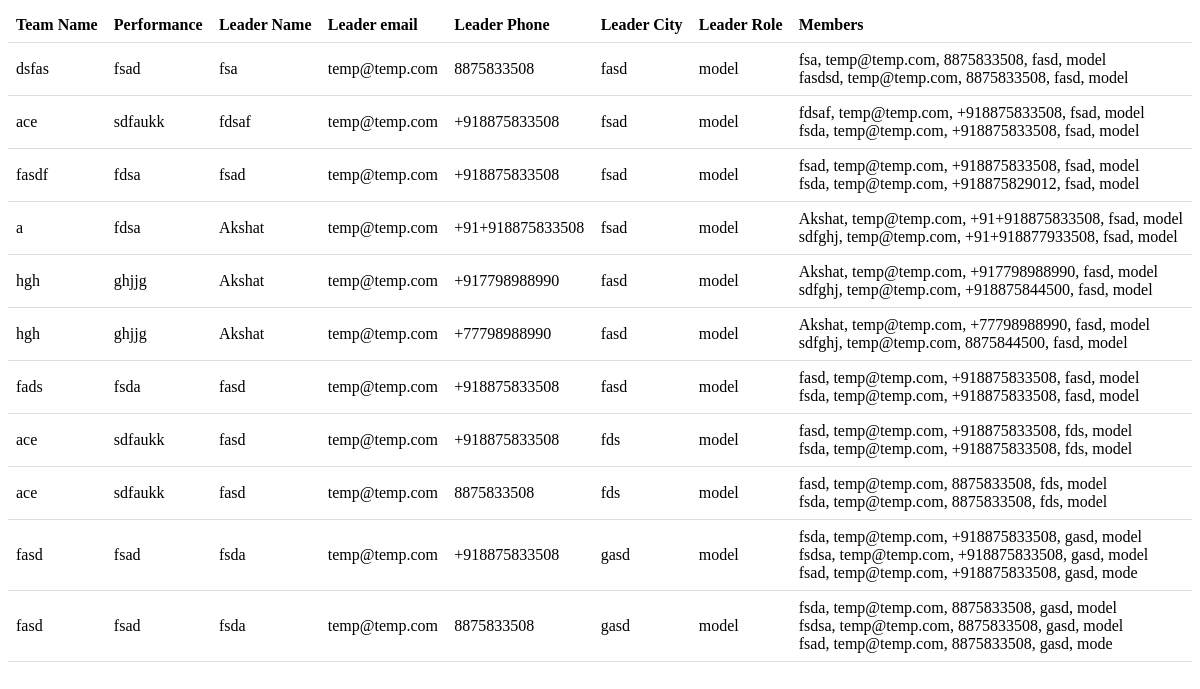
/data/Haute_Couture (signed in), run on the app's committed database.
### core/models.py (models this page shows, shortened)
class Team(models.Model):
    team_name = models.CharField(max_length=255)
    competition = models.ForeignKey(Competition, on_delete=models.CASCADE)
    prev_performance = models.CharField(max_length=255, null=True, blank=True)

class Member_Detail(models.Model):
    GENDER_CHOICES = (
        ('f', 'Female'),
        ('m', 'Male'),
        ('o', 'Others')
    )
    name = models.CharField(max_length=255)
    competition = models.ForeignKey(Competition, on_delete=models.CASCADE)
    email = models.EmailField(max_length=254)
    phone_number = models.CharField(max_length=20)
    your_city = models.CharField(max_length=255)
    gender = models.CharField(max_length=1, choices=GENDER_CHOICES)
    team = models.ForeignKey(Team, on_delete=models.CASCADE)
    role = models.ForeignKey(Role, on_delete=models.CASCADE)
    Postal_code = models.IntegerField(null=True,blank=True)
    is_leader = models.BooleanField(default=False)

class Role(models.Model):
    name_of_role = models.CharField(max_length=255)
    min_member = models.IntegerField(validators=[MinValueValidator(0)])
    max_member = models.IntegerField(validators=[MinValueValidator(1)])
    competitions = models.ForeignKey(Competition, on_delete=models.CASCADE)
    def __str__(self):
        return self.name_of_role

### core/views.py (the view)
# urls.py: path('data/<str:comp>', views.data,name = 'data'),
@login_required(login_url='Vogue-Home')
def data(request,comp):
    competition = Competition.objects.get(competition_name=comp)
    Teams=Team.objects.filter(competition=competition)
    return render(request, 'core/data.html',{"teams": Teams});

### templates/core/data.html (shortened to what this page needs)
<!DOCTYPE html>
<html lang="en">
  <head>
  </head>
  <body>
    <table>
      <thead>
        <tr>
          <th>Team Name</th>
          <th>Performance</th>
          <th>Leader Name</th>
          <th>Leader email</th>
          <th>Leader Phone</th>
          <th>Leader City</th>
          <th>Leader Role</th>
          <th>Members</th>
        </tr>
      </thead>
      <tbody>
        {% for team in teams %}
          <tr>
            <td>{{ team.team_name }}</td>
            <td>{{ team.prev_performance }}</td>
            <td>{{ team.member_detail_set.all.0.name }}</td>
            <td>{{ team.member_detail_set.all.0.email }}</td>
            <td>{{ team.member_detail_set.all.0.phone_number }}</td>
            <td>{{ team.member_detail_set.all.0.your_city }}</td>
            <td>{{ team.member_detail_set.all.0.role }}</td>
            <td>
              {% for mem in team.member_detail_set.all %}
                {{ mem.name }},
                {{ mem.email }},
                {{ mem.phone_number }},
                {{ mem.your_city }},
                {{ mem.role }}<br>
              {% endfor %}
            </td>
          </tr>
        {% endfor %}
      </tbody>
    </table>
  </body>
</html>

### templates/core/data.html (style rules this page uses)
table { width: 100%; border-collapse: collapse; }
th, td { padding: 8px; text-align: left; border-bottom: 1px solid #ddd; }

### data on the page
Team: team_name "dsfas", prev_performance "fsad", member_detail_set.all.0.name "fsa", member_detail_set.all.0.email "temp@temp.com", member_detail_set.all.0.phone_number "8875833508", member_detail_set.all.0.your_city "fasd", member_detail_set.all.0.role "model"
Member_Detail: name "fsa", email "temp@temp.com", phone_number "8875833508", your_city "fasd", role "model"
Member_Detail: name "fasdsd", email "temp@temp.com", phone_number "8875833508", your_city "fasd", role "model"
Team: team_name "ace", prev_performance "sdfaukk", member_detail_set.all.0.name "fdsaf", member_detail_set.all.0.email "temp@temp.com", member_detail_set.all.0.phone_number "+918875833508", member_detail_set.all.0.your_city "fsad", member_detail_set.all.0.role "model"
Member_Detail: name "fdsaf", email "temp@temp.com", phone_number "+918875833508", your_city "fsad", role "model"
Member_Detail: name "fsda", email "temp@temp.com", phone_number "+918875833508", your_city "fsad", role "model"
Team: team_name "fasdf", prev_performance "fdsa", member_detail_set.all.0.name "fsad", member_detail_set.all.0.email "temp@temp.com", member_detail_set.all.0.phone_number "+918875833508", member_detail_set.all.0.your_city "fsad", member_detail_set.all.0.role "model"
Member_Detail: name "fsad", email "temp@temp.com", phone_number "+918875833508", your_city "fsad", role "model"
Member_Detail: name "fsda", email "temp@temp.com", phone_number "+918875829012", your_city "fsad", role "model"
Team: team_name "a", prev_performance "fdsa", member_detail_set.all.0.name "Akshat", member_detail_set.all.0.email "temp@temp.com", member_detail_set.all.0.phone_number "+91+918875833508", member_detail_set.all.0.your_city "fsad", member_detail_set.all.0.role "model"
Member_Detail: name "Akshat", email "temp@temp.com", phone_number "+91+918875833508", your_city "fsad", role "model"
Member_Detail: name "sdfghj", email "temp@temp.com", phone_number "+91+918877933508", your_city "fsad", role "model"
Team: team_name "hgh", prev_performance "ghjjg", member_detail_set.all.0.name "Akshat", member_detail_set.all.0.email "temp@temp.com", member_detail_set.all.0.phone_number "+917798988990", member_detail_set.all.0.your_city "fasd", member_detail_set.all.0.role "model"
Member_Detail: name "Akshat", email "temp@temp.com", phone_number "+917798988990", your_city "fasd", role "model"
Member_Detail: name "sdfghj", email "temp@temp.com", phone_number "+918875844500", your_city "fasd", role "model"
Team: team_name "hgh", prev_performance "ghjjg", member_detail_set.all.0.name "Akshat", member_detail_set.all.0.email "temp@temp.com", member_detail_set.all.0.phone_number "+77798988990", member_detail_set.all.0.your_city "fasd", member_detail_set.all.0.role "model"
Member_Detail: name "Akshat", email "temp@temp.com", phone_number "+77798988990", your_city "fasd", role "model"
Member_Detail: name "sdfghj", email "temp@temp.com", phone_number "8875844500", your_city "fasd", role "model"
Team: team_name "fads", prev_performance "fsda", member_detail_set.all.0.name "fasd", member_detail_set.all.0.email "temp@temp.com", member_detail_set.all.0.phone_number "+918875833508", member_detail_set.all.0.your_city "fasd", member_detail_set.all.0.role "model"
Member_Detail: name "fasd", email "temp@temp.com", phone_number "+918875833508", your_city "fasd", role "model"
Member_Detail: name "fsda", email "temp@temp.com", phone_number "+918875833508", your_city "fasd", role "model"
Team: team_name "ace", prev_performance "sdfaukk", member_detail_set.all.0.name "fasd", member_detail_set.all.0.email "temp@temp.com", member_detail_set.all.0.phone_number "+918875833508", member_detail_set.all.0.your_city "fds", member_detail_set.all.0.role "model"
Member_Detail: name "fasd", email "temp@temp.com", phone_number "+918875833508", your_city "fds", role "model"
Member_Detail: name "fsda", email "temp@temp.com", phone_number "+918875833508", your_city "fds", role "model"
Team: team_name "ace", prev_performance "sdfaukk", member_detail_set.all.0.name "fasd", member_detail_set.all.0.email "temp@temp.com", member_detail_set.all.0.phone_number "8875833508", member_detail_set.all.0.your_city "fds", member_detail_set.all.0.role "model"
Member_Detail: name "fasd", email "temp@temp.com", phone_number "8875833508", your_city "fds", role "model"
Member_Detail: name "fsda", email "temp@temp.com", phone_number "8875833508", your_city "fds", role "model"
Team: team_name "fasd", prev_performance "fsad", member_detail_set.all.0.name "fsda", member_detail_set.all.0.email "temp@temp.com", member_detail_set.all.0.phone_number "+918875833508", member_detail_set.all.0.your_city "gasd", member_detail_set.all.0.role "model"
Member_Detail: name "fsda", email "temp@temp.com", phone_number "+918875833508", your_city "gasd", role "model"
Member_Detail: name "fsdsa", email "temp@temp.com", phone_number "+918875833508", your_city "gasd", role "model"
Member_Detail: name "fsad", email "temp@temp.com", phone_number "+918875833508", your_city "gasd", role "mode"
Team: team_name "fasd", prev_performance "fsad", member_detail_set.all.0.name "fsda", member_detail_set.all.0.email "temp@temp.com", member_detail_set.all.0.phone_number "8875833508", member_detail_set.all.0.your_city "gasd", member_detail_set.all.0.role "model"
Member_Detail: name "fsda", email "temp@temp.com", phone_number "8875833508", your_city "gasd", role "model"
Member_Detail: name "fsdsa", email "temp@temp.com", phone_number "8875833508", your_city "gasd", role "model"
Member_Detail: name "fsad", email "temp@temp.com", phone_number "8875833508", your_city "gasd", role "mode"
